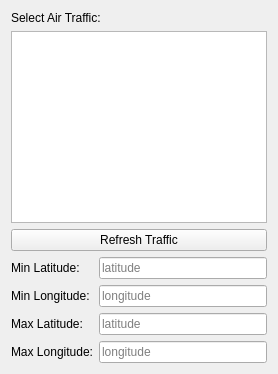
                    <widget class="QWidget" name="tab_7">
                     <attribute name="title">
                      <string>Air Traffic</string>
                     </attribute>
                     <layout class="QVBoxLayout" name="verticalLayout_13">
                      <item>
                       <widget class="QLabel" name="label">
                        <property name="maximumSize">
                         <size>
                          <width>16777215</width>
                          <height>20</height>
                         </size>
                        </property>
                        <property name="text">
                         <string>Select Air Traffic:</string>
                        </property>
                        <property name="buddy">
                         <cstring>airTrafficList</cstring>
                        </property>
                       </widget>
                      </item>
                      <item>
                       <widget class="QListWidget" name="airTrafficList">
                        <property name="minimumSize">
                         <size>
                          <width>0</width>
                          <height>100</height>
                         </size>
                        </property>
                        <property name="statusTip">
                         <string>List of Available Air Traffic</string>
                        </property>
                       </widget>
                      </item>
                      <item>
                       <widget class="QPushButton" name="refreshButton">
                        <property name="statusTip">
                         <string>Refresh Air Traffic List</string>
                        </property>
                        <property name="text">
                         <string>Refresh Traffic</string>
                        </property>
                       </widget>
                      </item>
                      <item>
                       <layout class="QFormLayout" name="formLayout_8">
                        <item row="0" column="0">
                         <widget class="QLabel" name="label_32">
                          <property name="text">
                           <string>Min Latitude:</string>
                          </property>
                          <property name="buddy">
                           <cstring>minLat</cstring>
                          </property>
                         </widget>
                        </item>
                        <item row="0" column="1">
                         <widget class="QLineEdit" name="minLat">
                          <property name="statusTip">
                           <string>GPS Latitude in Decimal</string>
                          </property>
                          <property name="text">
                           <string/>
                          </property>
                          <property name="placeholderText">
                           <string>latitude</string>
                          </property>
                         </widget>
                        </item>
                        <item row="1" column="0">
                         <widget class="QLabel" name="label_33">
                          <property name="text">
                           <string>Min Longitude:</string>
                          </property>
                          <property name="buddy">
                           <cstring>minLon</cstring>
                          </property>
                         </widget>
                        </item>
                        <item row="1" column="1">
                         <widget class="QLineEdit" name="minLon">
                          <property name="statusTip">
                           <string>GPS Longitude in Decimal</string>
                          </property>
                          <property name="text">
                           <string/>
                          </property>
                          <property name="placeholderText">
                           <string>longitude</string>
                          </property>
                         </widget>
                        </item>
                        <item row="2" column="0">
                         <widget class="QLabel" name="label_34">
                          <property name="text">
                           <string>Max Latitude:</string>
                          </property>
                          <property name="buddy">
                           <cstring>maxLat</cstring>
                          </property>
                         </widget>
                        </item>
                        <item row="2" column="1">
                         <widget class="QLineEdit" name="maxLat">
                          <property name="statusTip">
                           <string>GPS Latitude in Decimal</string>
                          </property>
                          <property name="text">
                           <string/>
                          </property>
                          <property name="placeholderText">
                           <string>latitude</string>
                          </property>
                         </widget>
                        </item>
                        <item row="3" column="0">
                         <widget class="QLabel" name="label_35">
                          <property name="text">
                           <string>Max Longitude:</string>
                          </property>
                          <property name="buddy">
                           <cstring>maxLon</cstring>
                          </property>
                         </widget>
                        </item>
                        <item row="3" column="1">
                         <widget class="QLineEdit" name="maxLon">
                          <property name="statusTip">
                           <string>GPS Longitude in Decimal</string>
                          </property>
                          <property name="text">
                           <string/>
                          </property>
                          <property name="placeholderText">
                           <string>longitude</string>
                          </property>
                         </widget>
                        </item>
                       </layout>
                      </item>
                     </layout>
                    </widget>
